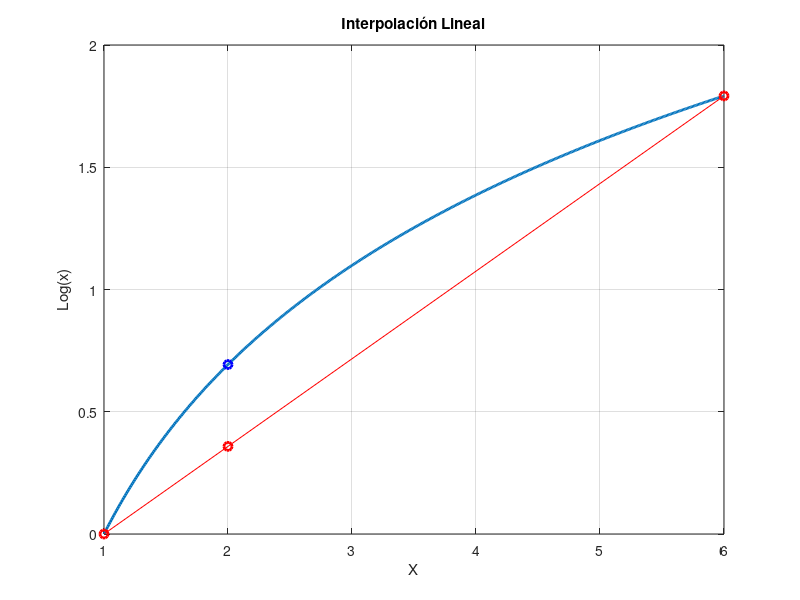

Recreate this plot in MATLAB.
close all;
clc;

x0 = 1;
f_x0 = log(x0);
x1 = 6;
f_x1 = log(x1);
x = 2;
f1_x = f_x0+(((f_x1-f_x0)/(x1-x0))*(x-x0));

f1_x_ver = log(x);

x_real = x0:0.01:x1;
f_real = log(x_real);

figure;
plot(x_real,f_real,'LineWidth',2);
title('Interpolación Lineal')
xlabel('X');
ylabel('Log(x)');
grid on;
hold on;
plot(x0,f_x0,'ro','LineWidth',2);
plot(x1,f_x1,'ro','LineWidth',2);

x_vec = [x0 x1];
y_vec = [f_x0 f_x1];
line(x_vec,y_vec,'Color','red');

plot(x,f1_x_ver,'bo','LineWidth',2)
plot(x,f1_x,'ro','LineWidth',2)
